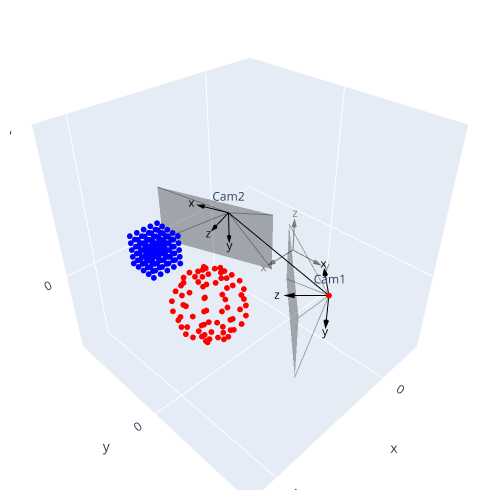

Here is the notebook cell this chart was saved with:
### Markdown cell above
# Example usage of the Camera object

### Code cell
# example data: sphere 
px, py, pz = 4.5, 1, 1
data1 = np.array([[np.cos(theta)*np.sin(phi)+px, np.sin(theta)*np.sin(phi)+py, np.cos(phi)+pz] 
                 for theta in np.linspace(0, 2*np.pi, 10)
                 for phi in np.linspace(0, np.pi, 10)])
# example data: cube
px, py, pz = 4, -2, 1
t_ = np.linspace(-0.5, 0.5, 5)
x_, y_, z_ = t_ + px, t_ + py, t_ + pz
x, y, z = np.meshgrid(x_, y_, z_, indexing='ij')
data2 = np.c_[x.ravel(), y.ravel(), z.ravel()]

# create a point cloud object
pts = PointCloud()
pts.add_data([data1, 'red'])
pts.add_data([data2, 'blue'])

# create two cameras
camera1 = Camera(Ry(np.pi/2)@Rz(-np.pi/2)@Ry(np.pi/4), np.array([2, 3, 1]), "Cam1")
camera2 = Camera(Ry(np.pi/2)@Rz(-np.pi/2)@Ry(-np.pi/9), np.array([1, -2, 1]), "Cam2")

camera1.capture(pts)
camera2.capture(pts)

# add some other objects
line1 = Segment(camera1.center, camera2.center, color='black')
pt1 = Point(camera1.center, color='red')

FIG = plot_all([camera1, camera2, pts, line1, pt1], world=True)


# -----------------------------
# Save the 3D plot as png file just for demonstration purpose on GitHub
#FIG.write_image("fig1.png")
#%run display_image.py
# -----------------------------

camera1.show_image()
camera2.show_image()

### Figure 1 — Plotly figure (JSON) as saved in the notebook; plotly's stock layout.template omitted (floating-point values rounded to 4 significant figures)
{"data": [{"line": {"color": "gray"}, "mode": "lines", "showlegend": false, "type": "scatter3d", "x": [0, 1], "y": [0, 0], "z": [0, 0]}, {"colorscale": [[0, "gray"], [1, "gray"]], "showlegend": false, "showscale": false, "sizemode": "scaled", "sizeref": 0.3, "type": "cone", "u": [1], "v": [0], "w": [0], "x": [1], "y": [0], "z": [0]}, {"mode": "text", "showlegend": false, "text": ["x"], "textfont": {"color": "gray"}, "textposition": "middle center", "type": "scatter3d", "x": [1.4], "y": [0], "z": [0]}, {"line": {"color": "gray"}, "mode": "lines", "showlegend": false, "type": "scatter3d", "x": [0, 0], "y": [0, 1], "z": [0, 0]}, {"colorscale": [[0, "gray"], [1, "gray"]], "showlegend": false, "showscale": false, "sizemode": "scaled", "sizeref": 0.3, "type": "cone", "u": [0], "v": [1], "w": [0], "x": [0], "y": [1], "z": [0]}, {"mode": "text", "showlegend": false, "text": ["y"], "textfont": {"color": "gray"}, "textposition": "middle center", "type": "scatter3d", "x": [0], "y": [1.4], "z": [0]}, {"line": {"color": "gray"}, "mode": "lines", "showlegend": false, "type": "scatter3d", "x": [0, 0], "y": [0, 0], "z": [0, 1]}, {"colorscale": [[0, "gray"], [1, "gray"]], "showlegend": false, "showscale": false, "sizemode": "scaled", "sizeref": 0.3, "type": "cone", "u": [0], "v": [0], "w": [1], "x": [0], "y": [0], "z": [1]}, {"mode": "text", "showlegend": false, "text": ["z"], "textfont": {"color": "gray"}, "textposition": "middle center", "type": "scatter3d", "x": [0], "y": [0], "z": [1.4]}, {"line": {"color": "black"}, "mode": "lines", "showlegend": false, "type": "scatter3d", "x": [2, 1.293], "y": [3, 2.293], "z": [1, 1.0]}, {"colorscale": [[0, "black"], [1, "black"]], "showlegend": false, "showscale": false, "sizemode": "scaled", "sizeref": 0.3, "type": "cone", "u": [-0.7071], "v": [-0.7071], "w": [-1.11e-16], "x": [1.293], "y": [2.293], "z": [1.0]}, {"mode": "text", "showlegend": false, "text": ["x"], "textfont": {"color": "black"}, "textposition": "middle center", "type": "scatter3d", "x": [1.01], "y": [2.01], "z": [1.0]}, {"line": {"color": "black"}, "mode": "lines", "showlegend": false, "type": "scatter3d", "x": [2, 2], "y": [3, 3], "z": [1, 0]}, {"colorscale": [[0, "black"], [1, "black"]], "showlegend": false, "showscale": false, "sizemode": "scaled", "sizeref": 0.3, "type": "cone", "u": [0], "v": [0], "w": [-1], "x": [2], "y": [3], "z": [0]}, {"mode": "text", "showlegend": false, "text": ["y"], "textfont": {"color": "black"}, "textposition": "middle center", "type": "scatter3d", "x": [2.0], "y": [3.0], "z": [-0.4]}, {"line": {"color": "black"}, "mode": "lines", "showlegend": false, "type": "scatter3d", "x": [2, 2.707], "y": [3, 2.293], "z": [1, 1]}, {"colorscale": [[0, "black"], [1, "black"]], "showlegend": false, "showscale": false, "sizemode": "scaled", "sizeref": 0.3, "type": "cone", "u": [0.7071], "v": [-0.7071], "w": [0], "x": [2.707], "y": [2.293], "z": [1]}, {"mode": "text", "showlegend": false, "text": ["z"], "textfont": {"color": "black"}, "textposition": "middle center", "type": "scatter3d", "x": [2.99], "y": [2.01], "z": [1.0]}, {"color": "black", "i": [0, 0], "j": [1, 2], "k": [2, 3], "opacity": 0.3, "type": "mesh3d", "x": [4.121, 1.293, 1.293, 4.121], "y": [3.707, 0.8787, 0.8787, 3.707], "z": [2, 2.0, -2.22e-16, 2.22e-16]}, {"line": {"color": "black"}, "mode": "lines", "opacity": 0.3, "showlegend": false, "type": "scatter3d", "x": [2, 4.121], "y": [3, 3.707], "z": [1, 2]}, {"line": {"color": "black"}, "mode": "lines", "opacity": 0.3, "showlegend": false, "type": "scatter3d", "x": [2, 1.293], "y": [3, 0.8787], "z": [1, 2.0]}, {"line": {"color": "black"}, "mode": "lines", "opacity": 0.3, "showlegend": false, "type": "scatter3d", "x": [2, 1.293], "y": [3, 0.8787], "z": [1, -2.22e-16]}, {"line": {"color": "black"}, "mode": "lines", "opacity": 0.3, "showlegend": false, "type": "scatter3d", "x": [2, 4.121], "y": [3, 3.707], "z": [1, 2.22e-16]}, {"marker": {"color": "black", "opacity": 1, "size": 2}, "mode": "text", "showlegend": false, "text": ["Cam1"], "type": "scatter3d", "x": [2], "y": [3], "z": [1]}, {"line": {"color": "black"}, "mode": "lines", "showlegend": false, "type": "scatter3d", "x": [1, 1.342], "y": [-2, -2.94], "z": [1, 1]}, {"colorscale": [[0, "black"], [1, "black"]], "showlegend": false, "showscale": false, "sizemode": "scaled", "sizeref": 0.3, "type": "cone", "u": [0.342], "v": [-0.9397], "w": [0], "x": [1.342], "y": [-2.94], "z": [1]}, {"mode": "text", "showlegend": false, "text": ["x"], "textfont": {"color": "black"}, "textposition": "middle center", "type": "scatter3d", "x": [1.479], "y": [-3.316], "z": [1.0]}, {"line": {"color": "black"}, "mode": "lines", "showlegend": false, "type": "scatter3d", "x": [1, 1], "y": [-2, -2], "z": [1, 0]}, {"colorscale": [[0, "black"], [1, "black"]], "showlegend": false, "showscale": false, "sizemode": "scaled", "sizeref": 0.3, "type": "cone", "u": [0], "v": [0], "w": [-1], "x": [1], "y": [-2], "z": [0]}, {"mode": "text", "showlegend": false, "text": ["y"], "textfont": {"color": "black"}, "textposition": "middle center", "type": "scatter3d", "x": [1.0], "y": [-2.0], "z": [-0.4]}, {"line": {"color": "black"}, "mode": "lines", "showlegend": false, "type": "scatter3d", "x": [1, 1.94], "y": [-2, -1.658], "z": [1, 1]}, {"colorscale": [[0, "black"], [1, "black"]], "showlegend": false, "showscale": false, "sizemode": "scaled", "sizeref": 0.3, "type": "cone", "u": [0.9397], "v": [0.342], "w": [0], "x": [1.94], "y": [-1.658], "z": [1]}, {"mode": "text", "showlegend": false, "text": ["z"], "textfont": {"color": "black"}, "textposition": "middle center", "type": "scatter3d", "x": [2.316], "y": [-1.521], "z": [1.0]}, {"color": "black", "i": [0, 0], "j": [1, 2], "k": [2, 3], "opacity": 0.3, "type": "mesh3d", "x": [1.256, 2.624, 2.624, 1.256], "y": [0.2214, -3.537, -3.537, 0.2214], "z": [2, 2, -1.11e-16, 0]}, {"line": {"color": "black"}, "mode": "lines", "opacity": 0.3, "showlegend": false, "type": "scatter3d", "x": [1, 1.256], "y": [-2, 0.2214], "z": [1, 2]}, {"line": {"color": "black"}, "mode": "lines", "opacity": 0.3, "showlegend": false, "type": "scatter3d", "x": [1, 2.624], "y": [-2, -3.537], "z": [1, 2]}, {"line": {"color": "black"}, "mode": "lines", "opacity": 0.3, "showlegend": false, "type": "scatter3d", "x": [1, 2.624], "y": [-2, -3.537], "z": [1, -1.11e-16]}, {"line": {"color": "black"}, "mode": "lines", "opacity": 0.3, "showlegend": false, "type": "scatter3d", "x": [1, 1.256], "y": [-2, 0.2214], "z": [1, 0]}, {"marker": {"color": "black", "opacity": 1, "size": 2}, "mode": "text", "showlegend": false, "text": ["Cam2"], "type": "scatter3d", "x": [1], "y": [-2], "z": [1]}, {"marker": {"color": "red", "opacity": 1, "size": 2}, "mode": "markers", "showlegend": false, "type": "scatter3d", "x": [4.5, 4.842, 5.143, 5.366, 5.485, 5.485, 5.366, 5.143, 4.842, 4.5, 4.5, 4.762, 4.992, 5.163, 5.254, 5.254, 5.163, 4.992, 4.762, 4.5, 4.5, 4.559, 4.612, 4.65, 4.671, 4.671, 4.65, 4.612, 4.559, 4.5, 4.5, 4.329, 4.179, 4.067, 4.008, 4.008, 4.067, 4.179, 4.329, 4.5, 4.5, 4.179, 3.896, 3.686, 3.575, 3.575, 3.686, 3.896, 4.179, 4.5, 4.5, 4.179, 3.896, 3.686, 3.575, 3.575, 3.686, 3.896, 4.179, 4.5, 4.5, 4.329, 4.179, 4.067, 4.008, 4.008, 4.067, 4.179, 4.329, 4.5, 4.5, 4.559, 4.612, 4.65, 4.671, 4.671, 4.65, 4.612, 4.559, 4.5, 4.5, 4.762, 4.992, 5.163, 5.254, 5.254, 5.163, 4.992, 4.762, 4.5, 4.5, 4.842, 5.143, 5.366, 5.485, 5.485, 5.366, 5.143, 4.842, 4.5], "y": [1, 1, 1, 1, 1, 1, 1, 1, 1, 1, 1, 1.22, 1.413, 1.557, 1.633, 1.633, 1.557, 1.413, 1.22, 1, 1, 1.337, 1.633, 1.853, 1.97, 1.97, 1.853, 1.633, 1.337, 1.0, 1, 1.296, 1.557, 1.75, 1.853, 1.853, 1.75, 1.557, 1.296, 1, 1, 1.117, 1.22, 1.296, 1.337, 1.337, 1.296, 1.22, 1.117, 1, 1, 0.883, 0.7802, 0.7038, 0.6632, 0.6632, 0.7038, 0.7802, 0.883, 1, 1, 0.7038, 0.4433, 0.25, 0.1471, 0.1471, 0.25, 0.4433, 0.7038, 1.0, 1, 0.6632, 0.367, 0.1471, 0.03015, 0.03015, 0.1471, 0.367, 0.6632, 1.0, 1, 0.7802, 0.5868, 0.4433, 0.367, 0.367, 0.4433, 0.5868, 0.7802, 1.0, 1, 1.0, 1.0, 1.0, 1.0, 1.0, 1.0, 1.0, 1.0, 1], "z": [2, 1.94, 1.766, 1.5, 1.174, 0.8264, 0.5, 0.234, 0.06031, 0, 2, 1.94, 1.766, 1.5, 1.174, 0.8264, 0.5, 0.234, 0.06031, 0, 2, 1.94, 1.766, 1.5, 1.174, 0.8264, 0.5, 0.234, 0.06031, 0, 2, 1.94, 1.766, 1.5, 1.174, 0.8264, 0.5, 0.234, 0.06031, 0, 2, 1.94, 1.766, 1.5, 1.174, 0.8264, 0.5, 0.234, 0.06031, 0, 2, 1.94, 1.766, 1.5, 1.174, 0.8264, 0.5, 0.234, 0.06031, 0, 2, 1.94, 1.766, 1.5, 1.174, 0.8264, 0.5, 0.234, 0.06031, 0, 2, 1.94, 1.766, 1.5, 1.174, 0.8264, 0.5, 0.234, 0.06031, 0, 2, 1.94, 1.766, 1.5, 1.174, 0.8264, 0.5, 0.234, 0.06031, 0, 2, 1.94, 1.766, 1.5, 1.174, 0.8264, 0.5, 0.234, 0.06031, 0]}, {"marker": {"color": "blue", "opacity": 1, "size": 2}, "mode": "markers", "showlegend": false, "type": "scatter3d", "x": [3.5, 3.5, 3.5, 3.5, 3.5, 3.5, 3.5, 3.5, 3.5, 3.5, 3.5, 3.5, 3.5, 3.5, 3.5, 3.5, 3.5, 3.5, 3.5, 3.5, 3.5, 3.5, 3.5, 3.5, 3.5, 3.75, 3.75, 3.75, 3.75, 3.75, 3.75, 3.75, 3.75, 3.75, 3.75, 3.75, 3.75, 3.75, 3.75, 3.75, 3.75, 3.75, 3.75, 3.75, 3.75, 3.75, 3.75, 3.75, 3.75, 3.75, 4, 4, 4, 4, 4, 4, 4, 4, 4, 4, 4, 4, 4, 4, 4, 4, 4, 4, 4, 4, 4, 4, 4, 4, 4, 4.25, 4.25, 4.25, 4.25, 4.25, 4.25, 4.25, 4.25, 4.25, 4.25, 4.25, 4.25, 4.25, 4.25, 4.25, 4.25, 4.25, 4.25, 4.25, 4.25, 4.25, 4.25, 4.25, 4.25, 4.25, 4.5, 4.5, 4.5, 4.5, 4.5, 4.5, 4.5, 4.5, 4.5, 4.5, 4.5, 4.5, 4.5, 4.5, 4.5, 4.5, 4.5, 4.5, 4.5, 4.5, 4.5, 4.5, 4.5, 4.5, 4.5], "y": [-2.5, -2.5, -2.5, -2.5, -2.5, -2.25, -2.25, -2.25, -2.25, -2.25, -2, -2, -2, -2, -2, -1.75, -1.75, -1.75, -1.75, -1.75, -1.5, -1.5, -1.5, -1.5, -1.5, -2.5, -2.5, -2.5, -2.5, -2.5, -2.25, -2.25, -2.25, -2.25, -2.25, -2, -2, -2, -2, -2, -1.75, -1.75, -1.75, -1.75, -1.75, -1.5, -1.5, -1.5, -1.5, -1.5, -2.5, -2.5, -2.5, -2.5, -2.5, -2.25, -2.25, -2.25, -2.25, -2.25, -2, -2, -2, -2, -2, -1.75, -1.75, -1.75, -1.75, -1.75, -1.5, -1.5, -1.5, -1.5, -1.5, -2.5, -2.5, -2.5, -2.5, -2.5, -2.25, -2.25, -2.25, -2.25, -2.25, -2, -2, -2, -2, -2, -1.75, -1.75, -1.75, -1.75, -1.75, -1.5, -1.5, -1.5, -1.5, -1.5, -2.5, -2.5, -2.5, -2.5, -2.5, -2.25, -2.25, -2.25, -2.25, -2.25, -2, -2, -2, -2, -2, -1.75, -1.75, -1.75, -1.75, -1.75, -1.5, -1.5, -1.5, -1.5, -1.5], "z": [0.5, 0.75, 1, 1.25, 1.5, 0.5, 0.75, 1, 1.25, 1.5, 0.5, 0.75, 1, 1.25, 1.5, 0.5, 0.75, 1, 1.25, 1.5, 0.5, 0.75, 1, 1.25, 1.5, 0.5, 0.75, 1, 1.25, 1.5, 0.5, 0.75, 1, 1.25, 1.5, 0.5, 0.75, 1, 1.25, 1.5, 0.5, 0.75, 1, 1.25, 1.5, 0.5, 0.75, 1, 1.25, 1.5, 0.5, 0.75, 1, 1.25, 1.5, 0.5, 0.75, 1, 1.25, 1.5, 0.5, 0.75, 1, 1.25, 1.5, 0.5, 0.75, 1, 1.25, 1.5, 0.5, 0.75, 1, 1.25, 1.5, 0.5, 0.75, 1, 1.25, 1.5, 0.5, 0.75, 1, 1.25, 1.5, 0.5, 0.75, 1, 1.25, 1.5, 0.5, 0.75, 1, 1.25, 1.5, 0.5, 0.75, 1, 1.25, 1.5, 0.5, 0.75, 1, 1.25, 1.5, 0.5, 0.75, 1, 1.25, 1.5, 0.5, 0.75, 1, 1.25, 1.5, 0.5, 0.75, 1, 1.25, 1.5, 0.5, 0.75, 1, 1.25, 1.5]}, {"line": {"color": "black"}, "mode": "lines", "opacity": 1, "showlegend": false, "type": "scatter3d", "x": [2, 1], "y": [3, -2], "z": [1, 1]}, {"marker": {"color": "red", "size": 2}, "mode": "markers", "showlegend": false, "type": "scatter3d", "x": [2], "y": [3], "z": [1]}], "layout": {"height": 500, "margin": {"b": 10, "l": 10, "r": 10, "t": 10}, "scene": {"aspectratio": {"x": 1, "y": 1, "z": 1}, "xaxis": {"nticks": 4, "range": [-2, 6]}, "yaxis": {"nticks": 4, "range": [-4, 4]}, "zaxis": {"nticks": 4, "range": [-3, 5]}}, "width": 500}}
